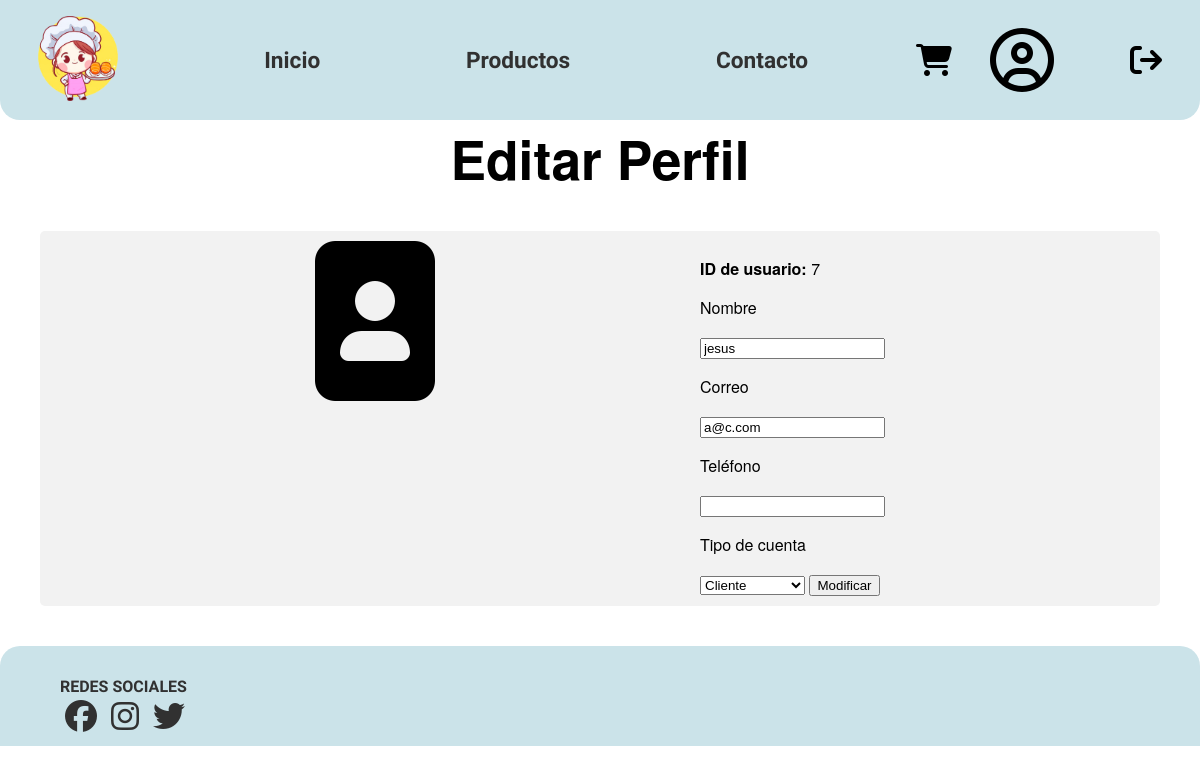
Page /pages/editarUsuario.php?id=7 (signed in) on the committed database.
### tables this page shows
CREATE TABLE `usuarios` (
  `id_usuario` int(11) NOT NULL,
  `nombre` varchar(100) NOT NULL,
  `correo` varchar(100) NOT NULL,
  `contraseña` varchar(100) NOT NULL,
  `telefono` varchar(40) DEFAULT NULL,
  `rol` int(11) NOT NULL
);

### database/conexion.php (called while the page is built)
<?php
    class Conexion {
        private $host;
        private $db;
        private $usuario;
        private $pass;
        private $charset;
        public function __construct(){
            $this->host = "localhost";
            $this->db = "reposteria";
            $this->usuario = "root";
            $this->pass = "";
            $this->charset = "utf8";
        }
        function conectar() {
            $com = "mysql:host=".$this->host.";dbname=".$this->db.";charset=".$this->charset;
            $enlace = new PDO($com, $this->usuario, $this->pass);
            return $enlace;
        }
    }

### database/CAD.php (called while the page is built, shortened)
<?php
require_once 'conexion.php';
class CAD
{
    static public function getUsuarios(){
        $con = new Conexion();
        $query = $con->conectar()->prepare("SELECT * FROM usuarios");
        if($query->execute()){
            $usuarios = $query->fetchAll();
            return $usuarios;
        }
    }
}

### pages/editarUsuario.php (the view, shortened to what this page needs)
<!DOCTYPE html>
<html lang="en">
<head>
    <?php include '../components/info.php'; ?>
    <link rel="stylesheet" href="../styles/perfil.css">
</head>
<body>
    <?php include '../components/header.php'; ?>
    <?php
        require "../database/CAD.php";
        if(isset($_SESSION['rol']) && isset($_SESSION['rol'])==2){
            $cad = new CAD();
            $usuarios = $cad->getUsuarios();
            foreach ($usuarios as $usuario) {
                if($usuario['id_usuario'] == $_GET['id']){
                    $id = $usuario['id_usuario'];
                    $nombre = $usuario['nombre'];
                    $correo = $usuario['correo'];
                    $telefono = $usuario['telefono'];
                    $rol = $usuario['rol'];
                }
            }
        }
    ?>
    <div class="container">
        <h1> Editar Perfil </h1>
        <div class="flex-container">
            <div>
                <i class="fa-solid fa-image-portrait fa-10x"></i>
            </div>
            <div>
                <form action="../controllers/editarUsuario.php" method="POST">
                    <p> <b>ID de usuario: </b> <?php echo $id; ?> </p>
                    <p> Nombre </p>
                    <input type="text" name="nombre" value="<?php echo $nombre; ?>">
                    <p> Correo </p>
                    <input type="text" name="correo" value="<?php echo $correo; ?>">
                    <p> Teléfono </p>
                    <input type="text" name="telefono" value="<?php echo $telefono; ?>">
                    <p> Tipo de cuenta </p>
                    <select name="rol">
                        <option value="1" <?php if($rol==1){echo "selected";} ?>>Cliente</option>
                    </select>
                    <input type="submit" value="Modificar">
                </form>
            </div>
        </div>
    </div>
    <?php include '../components/footer.php'; ?>
</body>

### styles/compartido.css (style rules this page uses)
body { padding: 0; margin: 0; }

### styles/perfil.css (style rules this page uses)
.container { font-family: "Helvetica Neue",Helvetica,Arial,sans-serif; padding: 40px; padding-top: 7%; }
.container h1 { text-align: center; font-size: 40pt; }
.flex-container { display: flex; flex-wrap: wrap; justify-content: space-evenly; background-color: #f2f2f2; border-radius: 5px; padding: 10px; margin-top: 20px; }

### rows in the picture
usuarios: id_usuario "7", nombre "jesus", correo "a@c.com", rol "Cliente"
